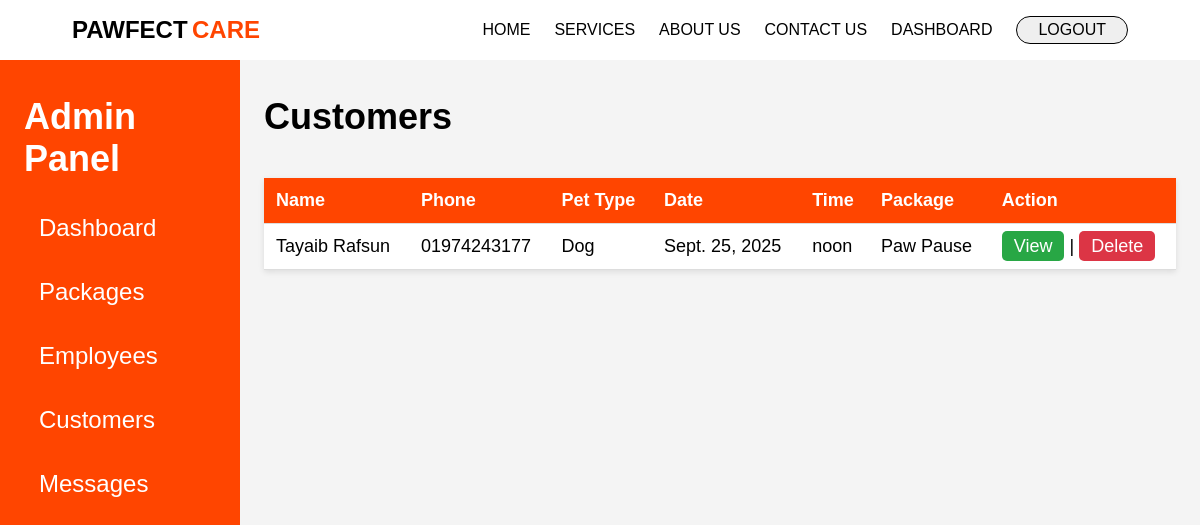
The page /adminpanel/customers/ (signed in) on the database its author committed.
### adminpanel/models.py (models this page shows, shortened)
class Customer(models.Model):
    name = models.CharField(max_length=100)
    email = models.EmailField(blank=True, null=True)
    phone = models.CharField(max_length=20)
    area = models.CharField(max_length=100, blank=True)
    address = models.TextField(blank=True)
    PET_TYPE_CHOICES = [
        ('Dog', 'Dog'),
        ('Cat', 'Cat'),
    ]
    pet_type = models.CharField(max_length=10, choices=PET_TYPE_CHOICES)
    breed = models.CharField(max_length=50, blank=True)
    vaccinated = models.CharField(max_length=10, blank=True)
    food_pref = models.CharField(max_length=100, blank=True)
    pet_notes = models.TextField(blank=True)
    date = models.DateField()
    time = models.TimeField()
    package = models.ForeignKey(Package, on_delete=models.CASCADE)
    food_source = models.CharField(max_length=50, blank=True)
    booking_notes = models.TextField(blank=True)

class Package(models.Model):
    name = models.CharField(max_length=100)
    price = models.DecimalField(max_digits=10, decimal_places=2)
    description = models.TextField()

### adminpanel/views.py (the view)
# urls.py: path('customers/', views.customers, name='admin_customers'),
@user_passes_test(is_admin_user, login_url='/login/')
def customers(request):
    all_customers = Customer.objects.all()
    return render(request, 'adminpanel/customers.html', {'customers': all_customers})

### adminpanel/views.py (called while the page is built)
def is_admin_user(user):
    return user.is_authenticated and user.is_staff

### adminpanel/templates/adminpanel/customers.html (shortened to what this page needs)
{% load static %}
<!DOCTYPE html>
<html lang="en">
<head>
    <link rel="stylesheet" href="{% static 'adminpanel/css/customers.css' %}">
    <link rel="stylesheet" href="https://cdnjs.cloudflare.com/ajax/libs/font-awesome/4.7.0/css/font-awesome.min.css">
</head>
<body>
<header>
    <nav>
        <a href="{% url 'home' %}"><p class="logo"><span class="logo1st">PAWFECT</span> <span class="logo2nd">CARE</span></p></a>
        <ul>
            <li><a href="{% url 'home' %}" class="navlinks">HOME</a></li>
            <li ><a href="{% url 'services' %}" class="navlinks">SERVICES</a></li>
            <li><a href="{% url 'about' %}" class="navlinks">ABOUT US</a></li>
            <li><a href="{% url 'contact' %}" class="navlinks">CONTACT US</a></li>
            {% if user.is_authenticated %}
                {% if user.is_staff %}
                    <li><a href="{% url 'admin_dashboard' %}" class="navlinks">DASHBOARD</a></li>
                {% endif %}
                <li>
                    <form method="POST" action="{% url 'logout' %}" style="display:inline;">
                        <button type="submit" class="loginbtn">LOGOUT</button>
                    </form>
                </li>
            {% else %}
                <li><a href="{% url 'login' %}" class="loginbtn">LOGIN</a></li>
            {% endif %}
        </ul>
    </nav>
</header>
<div class="main">
    <div class="sidebar">
        <h2>Admin Panel</h2>
        <a href="{% url 'admin_dashboard' %}">Dashboard</a>
        <a href="{% url 'admin_packages' %}">Packages</a>
        <a href="{% url 'admin_employees' %}">Employees</a>
        <a href="{% url 'admin_customers' %}" class="active">Customers</a>
        <a href="{% url 'admin_messages' %}">Messages</a>
    </div>
    <div class="main-content">
        <div class="customers-header">
            <h2>Customers</h2>
        </div>
        <table id="customerTable">
            <thead>
                <tr>
                    <th>Name</th>
                    <th>Phone</th>
                    <th>Pet Type</th>
                    <th>Date</th>
                    <th>Time</th>
                    <th>Package</th>
                    <th>Action</th>
                </tr>
            </thead>
            <tbody>
                {% for customer in customers %}
                <tr>
                    <td>{{ customer.name }}</td>
                    <td>{{ customer.phone }}</td>
                    <td>{{ customer.pet_type }}</td>
                    <td>{{ customer.date }}</td>
                    <td>{{ customer.time }}</td>
                    <td>{{ customer.package.name }}</td>
                    <td>
                        <a href="{% url 'billing' customer.id %}" class="btn view-btn">View</a> |
                        <a href="{% url 'delete_customer' customer.id %}" onclick="return confirm('Are you sure you want to delete this booking?');" class="btn delete-btn">Delete</a>
                    </td>
                </tr>
                {% empty %}
                <tr>
                    <td colspan="7">No customer bookings yet.</td>
                </tr>
                {% endfor %}
            </tbody>
        </table>
    </div>
</div>
</body>
</html>

### adminpanel/static/adminpanel/css/customers.css (style rules this page uses)
* { margin: 0; padding: 0; box-sizing: border-box; }
body { font-family: "Poppins", sans-serif; background-color: rgb(238,235,234); }
nav { width: 100%; display: flex; justify-content: space-between; align-items: center; padding: 2vh 6vw; background-color: rgb(255, 255, 255); position: fixed; z-index: 1000; }
nav a { text-decoration: none; }
nav .logo .logo1st { font-size: 24px; font-weight: bold; color: black; }
nav .logo .logo2nd { font-size: 24px; font-weight: bold; color: orangered; }
nav ul { display: flex; gap: 2vw; align-items: center; }
nav ul li { list-style: none; }
nav ul li a { font-size: 16px; text-decoration: none; position: relative; color: rgb(0, 0, 0); }
.navlinks::before { content: ''; position: absolute; bottom: -5px; left: 0; width: 0%; height: 2px; background-color: rgb(255, 69, 0); transition: all .5s; }
nav ul .loginbtn { text-decoration: none; font-size: 16px; color: black; padding: 4px 21px; border: 1px solid black; border-radius: 35px; }
.main { padding-top: 7vh; height: 100vh; display: flex; flex-direction: row; }
.sidebar { width: 20vw; background-color: orangered; color: white; padding: 5vh 2vw; }
.sidebar h2 { margin-bottom: 3vh; font-size: 36px; }
.sidebar a { display: block; color: white; text-decoration: none; font-size: 24px; margin: 2vh 0; padding: 1.25vh 1.25vw; border-radius: 5px; }
.main-content { flex: 1; padding: 5vh 2vw; background-color: #f4f4f4; }
.customers-header h2 { margin-bottom: 5vh; font-size: 36px; }
table { width: 100%; border-collapse: collapse; background-color: white; box-shadow: 0 2px 6px rgba(0, 0, 0, 0.1); font-size: 18px; }
table thead { background-color: orangered; color: white; }
table th, table td { padding: 12px; text-align: left; border-bottom: 1px solid #ddd; }

### adminpanel/templates/adminpanel/customers.html (style rules this page uses)
.btn.view-btn { background-color: #28a745; color: white; padding: 5px 12px; border-radius: 5px; text-decoration: none; }
.btn.delete-btn { background-color: #dc3545; color: white; padding: 5px 12px; border-radius: 5px; text-decoration: none; }

### rows shown on the page
Customer: name "Tayaib Rafsun", phone "01974243177", pet_type "Dog", date "Sept. 25, 2025", time "noon", package.name "Paw Pause"
